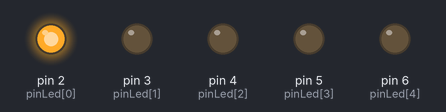
A sketch run on a simulated Arduino Uno, built with avr-gcc and run on an emulated ATmega328P. Shown: output pins drawn as LEDs (lit = HIGH).

Above: at 0.15 s.
At 1.35 s:
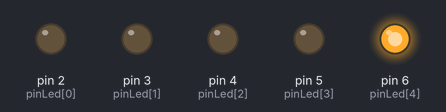
At 1.65 s:
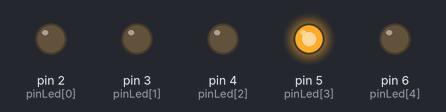
At 3.15 s:
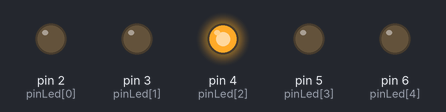
At 5.25 s:
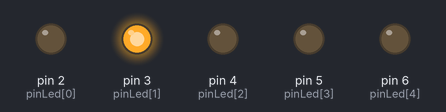
Timing chart, 0 to 5.5 s (numbered marks = the images above):
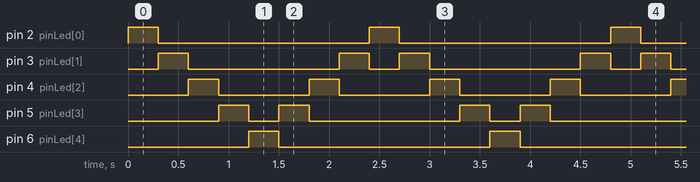

The sketch:

K2000.ino
```cpp
//Arduino - Partie 1 Activité K2000
int pinBouton = 8;

//variable des pins des led
int pinLed[5]={2,3,4,5,6};

//Tableau d'ordre d'affichage des led
boolean affichage[8][5]={
  1,0,0,0,0,
  0,1,0,0,0,
  0,0,1,0,0,
  0,0,0,1,0,
  0,0,0,0,1,
  0,0,0,1,0,
  0,0,1,0,0,
  0,1,0,0,0};

void setup() {
  for (int i=0;i<5;i++)
  {
    pinMode(pinLed[i],OUTPUT);
    digitalWrite(pinLed[i],LOW);
  }
}

void loop() {
  // boucle de séquence d'affichage
  for (int i=0;i<8;i++)
  {
    // boucle pour chaque pin
    for (int p=0;p<5;p++)
    {
      boolean etat = affichage[i][p];
      digitalWrite(pinLed[p],etat);
    }
    delay(300);
  }
}
```

Measured:
- by itself, pin 2 (pinLed[0]), pin 6 (pinLed[4]): alternates HIGH for 0.30 s and LOW for 2.1 s
- by itself, pin 3 (pinLed[1]): repeats every 2.4 s: LOW 1.5 s, HIGH 0.30 s, LOW 0.30 s, HIGH 0.30 s
- by itself, pin 4 (pinLed[2]): alternates HIGH for 0.30 s and LOW for 0.90 s
- by itself, pin 5 (pinLed[3]): repeats every 2.4 s: LOW 0.30 s, HIGH 0.30 s, LOW 1.5 s, HIGH 0.30 s
